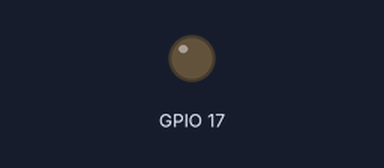
Bench run of a program on a simulated ESP32-S3. Parts: output pins drawn as LEDs (lit = HIGH).

Above: at 0.05 s.
At 4.75 s:
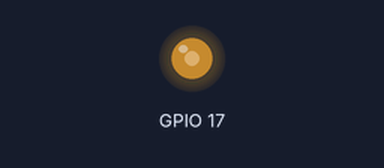
Timing chart, 0 to 6.2 s (numbered marks = the images above):
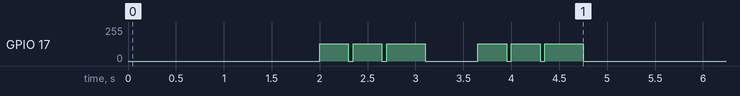

Measured:
- by itself, GPIO 17: repeats every 4.8 s: 0/255 0.05 s, 128/255 0.30 s, 0/255 0.05 s, 128/255 0.40 s, 0/255 0.55 s, 2 × (128/255 0.30 s, 0/255 0.05 s), 128/255 0.40 s, 0/255 2.1 s, 128/255 0.30 s

The program:

main.cpp
```cpp
#include "driver/gpio.h"
#include "driver/ledc.h"
#include "esp_err.h"
#include "esp_log.h"
#include "freertos/FreeRTOS.h"
#include "freertos/task.h"
#include <stdio.h>

static const char *TAG = "AUDIO_TEST";

// Định nghĩa chân phát tín hiệu âm thanh sang chân LIN/RIN của PAM8403
#define AUDIO_OUT_GPIO GPIO_NUM_17

// Cấu hình LEDC PWM cho âm thanh
#define LEDC_TIMER LEDC_TIMER_0
#define LEDC_MODE LEDC_LOW_SPEED_MODE
#define LEDC_CHANNEL LEDC_CHANNEL_0
#define LEDC_DUTY_RES LEDC_TIMER_10_BIT // Độ phân giải 10-bit (0 - 1023)
#define LEDC_DUTY_50_PERCENT (512)      // 50% của 1024 để tạo sóng vuông chuẩn

void audio_pwm_init(void) {
  ESP_LOGI(TAG, "Đang khởi tạo LEDC PWM trên GPIO %d...", AUDIO_OUT_GPIO);

  // 1. Cấu hình Timer PWM
  ledc_timer_config_t ledc_timer = {};
  ledc_timer.speed_mode = LEDC_MODE;
  ledc_timer.duty_resolution = LEDC_DUTY_RES;
  ledc_timer.timer_num = LEDC_TIMER;
  ledc_timer.freq_hz = 1000; // Tần số khởi tạo 1000Hz
  ledc_timer.clk_cfg = LEDC_AUTO_CLK;
  esp_err_t ret = ledc_timer_config(&ledc_timer);
  if (ret != ESP_OK) {
    ESP_LOGE(TAG, "Lỗi ledc_timer_config: %s", esp_err_to_name(ret));
    return;
  }

  // 2. Cấu hình Channel PWM gắn vào GPIO 17
  ledc_channel_config_t ledc_channel = {};
  ledc_channel.gpio_num = AUDIO_OUT_GPIO;
  ledc_channel.speed_mode = LEDC_MODE;
  ledc_channel.channel = LEDC_CHANNEL;
  ledc_channel.timer_sel = LEDC_TIMER;
  ledc_channel.duty = 0; // Ban đầu tắt tiếng (duty = 0)
  ledc_channel.hpoint = 0;
  ret = ledc_channel_config(&ledc_channel);
  if (ret != ESP_OK) {
    ESP_LOGE(TAG, "Lỗi ledc_channel_config: %s", esp_err_to_name(ret));
    return;
  }

  ESP_LOGI(TAG, "Khởi tạo PWM Audio Output trên GPIO %d thành công!", AUDIO_OUT_GPIO);
}

// Hàm phát âm thanh theo tần số (Hz) và thời lượng (ms)
void play_tone(uint32_t freq_hz, uint32_t duration_ms) {
  if (freq_hz > 0) {
    ESP_LOGI(TAG, ">> Đang phát: %lu Hz trong %lu ms", freq_hz, duration_ms);
    esp_err_t err = ledc_set_freq(LEDC_MODE, LEDC_TIMER, freq_hz);
    if (err != ESP_OK) {
      ESP_LOGE(TAG, "Lỗi set_freq (%lu Hz): %s", freq_hz, esp_err_to_name(err));
    }
    ledc_set_duty(LEDC_MODE, LEDC_CHANNEL, LEDC_DUTY_50_PERCENT);
    ledc_update_duty(LEDC_MODE, LEDC_CHANNEL);
    vTaskDelay(pdMS_TO_TICKS(duration_ms));

    // Tắt âm thanh sau khi hết thời lượng nốt
    ledc_set_duty(LEDC_MODE, LEDC_CHANNEL, 0);
    ledc_update_duty(LEDC_MODE, LEDC_CHANNEL);
    vTaskDelay(pdMS_TO_TICKS(50)); // Nghỉ ngắn giữa các nốt
  } else {
    // Im lặng
    ESP_LOGI(TAG, ">> Tạm dừng: %lu ms", duration_ms);
    ledc_set_duty(LEDC_MODE, LEDC_CHANNEL, 0);
    ledc_update_duty(LEDC_MODE, LEDC_CHANNEL);
    vTaskDelay(pdMS_TO_TICKS(duration_ms));
  }
}

extern "C" void app_main(void) {
  // Chờ 2 giây để Serial Monitor kịp kết nối
  vTaskDelay(pdMS_TO_TICKS(2000));
  ESP_LOGI(TAG, "=== BẮT ĐẦU CHƯƠNG TRÌNH TEST LOA GPIO 17 ===");

  audio_pwm_init();

  while (1) {
    // Phát chuỗi âm bíp với các tần số rõ ràng
    play_tone(1000, 300); // 1000Hz (300ms)
    play_tone(1500, 300); // 1500Hz (300ms)
    play_tone(2000, 400); // 2000Hz (400ms)

    play_tone(0, 500);    // Nghỉ 500ms

    play_tone(2000, 300);
    play_tone(1500, 300);
    play_tone(1000, 400);

    // Nghỉ 2 giây trước khi lặp lại
    play_tone(0, 2000);
  }
}
```
